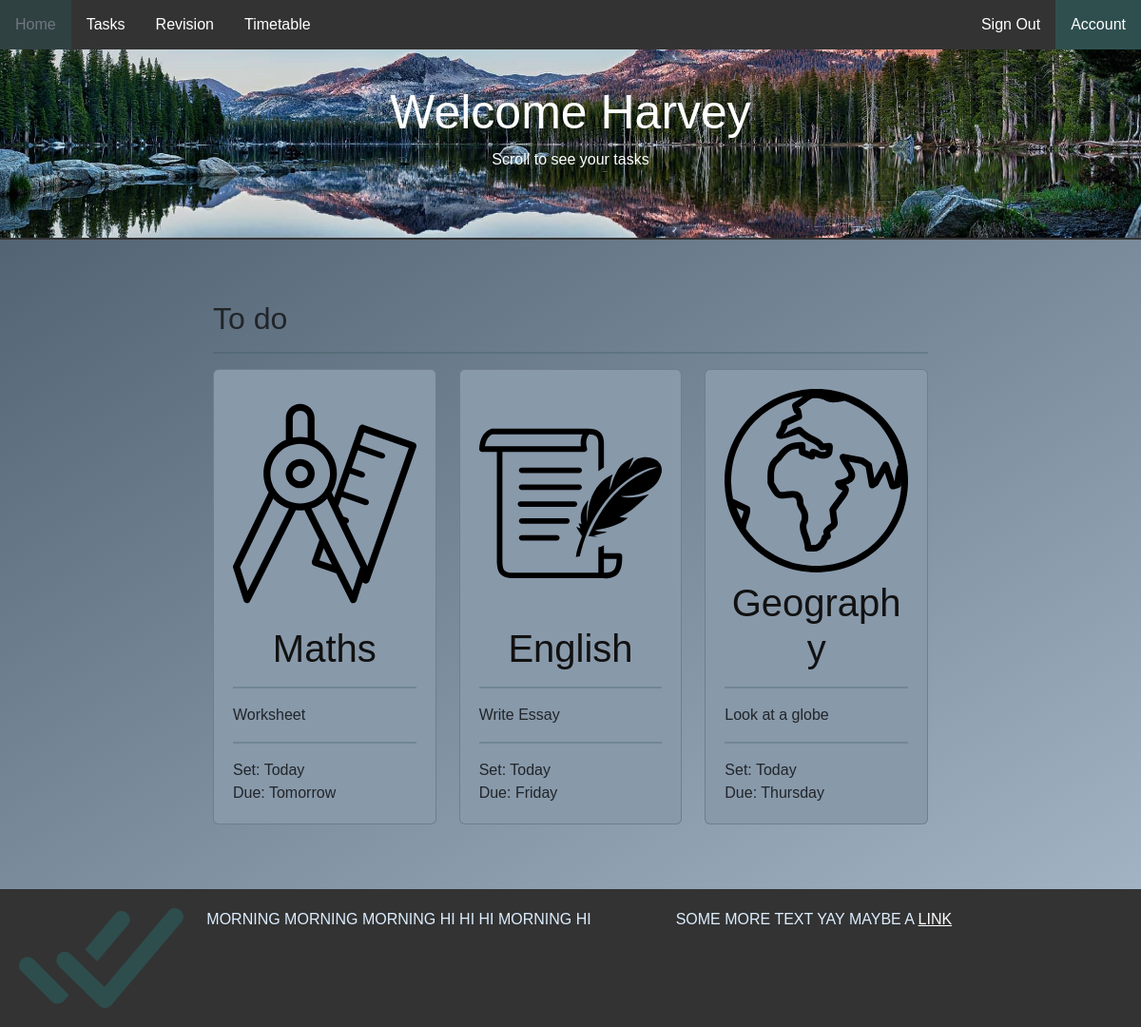
The app's page / (signed in) with its own data.
### tables this page shows
CREATE TABLE tasks (task_id INTEGER PRIMARY KEY AUTOINCREMENT NOT NULL UNIQUE, description STRING, completed BOOLEAN NOT NULL, category VARCHAR NOT NULL, due_date DATE, set_date DATE, username VARCHAR REFERENCES user_info (username) NOT NULL, img_id VARCHAR);

### app.py (the view)
@app.route("/")
def index():
    if not session.get("name"):
        return redirect("/sign_in")
    name = session.get("name")
    session["tasks"] = database.get_task_by_username(session["username"])
    return render_template("home.html", user=name, tasks = session["tasks"])

### database.py (called while the page is built)
def get_task_by_username(username):
    connection = sqlite3.connect("./nea_database.db")
    cursor = connection.execute("SELECT * FROM tasks WHERE username = ?", (username, )).fetchall()
    details = []
    for x in cursor:
        details.append(x)
    connection.commit()
    connection.close()
    return details

### templates/home.html (shortened to what this page needs)
{% extends "home_layout.html" %}
{% block body %}
    <div class="banner">
        <h1> Welcome {{user}} </h1>
        <p> Scroll to see your tasks </p>
    </div>
    <div class="page-body">
        <div class="container">
            <h2>To do</h2>
            <hr>
            <div class="row">
                {% for task in tasks %}
                    <div class="col-12 col-lg-6 col-xl-4 mb-4 foo">
                        <div class="card">
                            <img class="card-top" src="{{task[7]}}" alt="{{subject}}">
                            <div>
                                <h1><a href="/tasks/{{task[0]}}">{{task[3]}}</a></h1>
                                <hr>
                                <p>{{task[1]}}</p>
                                <hr>
                                <p>Set: {{task[5]}}</p>
                                <p>Due: {{task[4]}}</p>
                            </div>
                        </div>
                    </div>
                {% endfor %}
            </div>
        </div>
    </div>
{% endblock %}

### templates/home_layout.html (shortened to what this page needs)
<!DOCTYPE html>
<html lang="en">
    <head>
        <link rel="stylesheet" href="https://cdn.jsdelivr.net/npm/bootstrap@5.2.0/dist/css/bootstrap.min.css">
        <link rel="stylesheet" href="/static/style.css" >
    </head>
    <body>
        <nav>
            <ul>
                <li><a class="active" href="/">Home</a></li>
                <li><a href="/tasks">Tasks</a></li>
                <li><a href="/revision">Revision</a></li>
                <li><a href="/timetable">Timetable</a></li>
                <li class="right"><a class="active" href="/account">Account</a></li>
                <li class="right"><a href="/logout">Sign Out</a></li>
            </ul>
        </nav>
        <main>
            {% block body %}{% endblock %}
        </main>
        <footer>
            <div class="row">
                <div class="col-2">
                    <img src="/static/tick.svg" alt="tick">
                </div>
                <div class="col-5">
                    MORNING MORNING MORNING HI HI HI MORNING HI
                </div>
                <div class="col-5">
                    SOME MORE TEXT YAY
                    MAYBE A <a href="#">LINK</a>
                </div>
            </div>
        </footer>
    </body>
</html>

### static/style.css (style rules this page uses)
html { min-height:100%; }
body { background:linear-gradient(150deg, #445566, #AABBCC); background-repeat: no-repeat; background-position:bottom; background-size: cover; font-family:'Franklin Gothic Medium', 'Arial Narrow', Arial, sans-serif; }
footer { background-color: #333; color: #DDEEFF; padding: 20px; width: 100%; }
footer img { filter: invert(25%) sepia(38%) saturate(363%) hue-rotate(131deg) brightness(98%) contrast(95%); }
a:not(nav ul li a) { color: white; }
.banner { background-image: url(/static/background.jpg); background-repeat: no-repeat; background-position: center top; background-size: cover; border-bottom: 2px solid #333; text-align: center; height: 200px; padding: 3%; color: white; }
.banner h1 { font-size:50px; }
nav { background-color: black; }
nav ul { list-style-type: none; margin: 0; padding: 0; overflow: hidden; background-color: #333; }
nav ul li { float: left; }
nav ul li a { display: block; color: white; text-align: center; padding: 14px 16px; text-decoration: none; }
nav ul li a.active { background-color: #2F4F4F; }
nav ul li.right { float:right; }
.page-body { text-align: center; margin-right: auto; margin-left: auto; margin-top: 20px; max-width: 70%; padding: 20px; }
.page-body h2 { text-align: left; }
.page-body hr { background-color: #2F4F4F; height: 2px; border: 0px; }
.page-body a { color: #111; text-decoration: none; }
.card { background-color: #8899AA; height: 100%; padding: 20px; }
.card h1 { margin-top: 8px; margin-bottom: 8px; }
.card p { margin: 0px; }
.card-top { height: 70%; }
.card p { text-align: left; }
.container { padding: 24px; }

### records on screen
tasks: img (picture), category "Maths", description "Worksheet", set_date "Today", due_date "Tomorrow"
tasks: img (picture), category "English", description "Write Essay", set_date "Today", due_date "Friday"
tasks: img (picture), category "Geography", description "Look at a globe", set_date "Today", due_date "Thursday"

### other values on screen
{{ user }} "Harvey"
